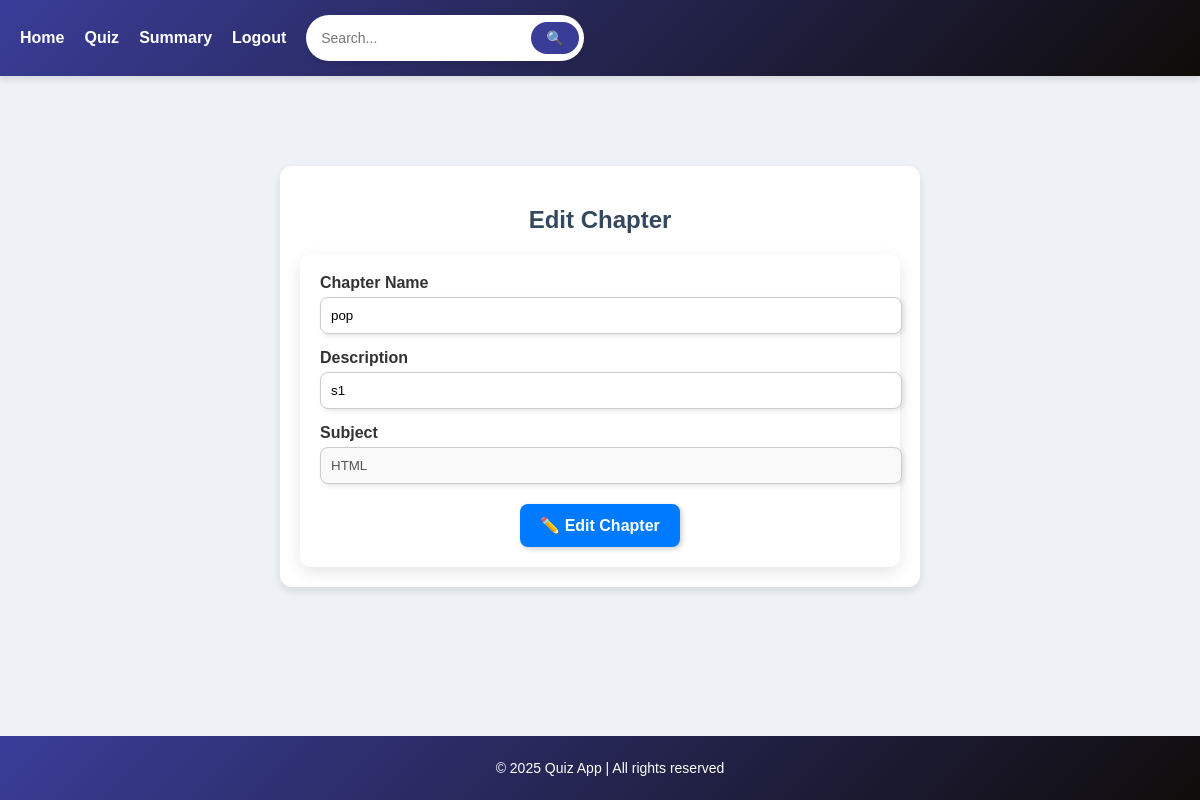
The app's page /edit_chapter/1, older data.
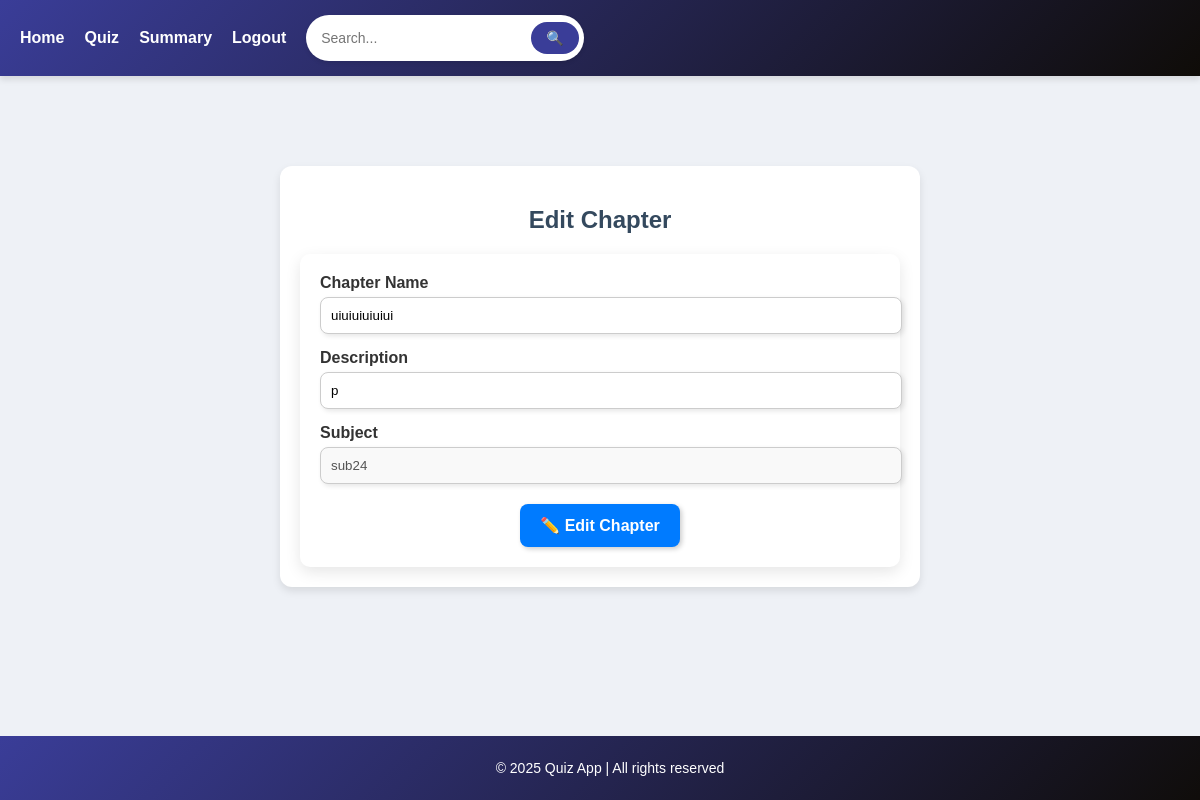
The same page, newer data.
### models.py (models this page shows)
class Chapter(db.Model):
    id = db.Column(db.Integer, primary_key = True)
    chapter_name = db.Column(db.String(80), nullable=False)
    description = db.Column(db.String(255), nullable=True)
    subject_id = db.Column(db.Integer, db.ForeignKey('subject.id'), nullable=False)
    subject = db.relationship('Subject', backref=db.backref('chapters', lazy=True))

class Subject(db.Model):
    id = db.Column(db.Integer, primary_key=True)
    subject_name = db.Column(db.String(80), nullable=False)
    description = db.Column(db.String(255), nullable=True)

### app.py (the view)
@app.route('/edit_chapter/<int:chapter_id>', methods=['GET', 'POST'])
def edit_chapter(chapter_id):
    chapter = Chapter.query.get_or_404(chapter_id)
    if request.method == 'POST':
        chapter.chapter_name = request.form['chapter_name']
        chapter.description = request.form['chapter_description']
        db.session.commit()
        return redirect(url_for('admin_dashboard'))
    return render_template('edit_chapter.html', chapter=chapter)

### templates/edit_chapter.html (shortened to what this page needs)
{% extends 'base.html' %}
{% block content %}
<div style="max-width: 600px; margin: 50px auto; background: #ffffff; padding: 20px; border-radius: 12px;
            box-shadow: 0 4px 8px rgba(0, 0, 0, 0.1); text-align: center;">
    <h2 style="color: #34495e; font-weight: bold;">Edit Chapter</h2>
    <form method="POST">
        <div style="margin-bottom: 15px; text-align: left;">
            <label style="font-weight: bold; display: block; margin-bottom: 5px;">Chapter Name</label>
            <input type="text" name="chapter_name" value="{{ chapter.chapter_name }}" required
                   style="width: 100%; padding: 10px; border: 1px solid #ccc; border-radius: 8px;
                          box-shadow: 2px 2px 5px rgba(0, 0, 0, 0.1);">
        </div>
        <div style="margin-bottom: 15px; text-align: left;">
            <label style="font-weight: bold; display: block; margin-bottom: 5px;">Description</label>
            <input type="text" name="chapter_description" value="{{ chapter.description }}"
                   style="width: 100%; padding: 10px; border: 1px solid #ccc; border-radius: 8px;
                          box-shadow: 2px 2px 5px rgba(0, 0, 0, 0.1);">
        </div>
        <div style="margin-bottom: 15px; text-align: left;">
            <label style="font-weight: bold; display: block; margin-bottom: 5px;">Subject</label>
            <input type="text" value="{{ chapter.subject.subject_name }}" disabled
                   style="width: 100%; padding: 10px; border: 1px solid #ccc; border-radius: 8px;
                          background: #f9f9f9; box-shadow: 2px 2px 5px rgba(0, 0, 0, 0.1);">
        </div>
        <div style="margin-top: 20px;">
            <button type="submit"
                    style="background: #007bff; color: white; border: none; padding: 12px 20px; border-radius: 8px;
                           cursor: pointer; box-shadow: 2px 2px 5px rgba(0, 0, 0, 0.2); font-size: 16px;">
                ✏️ Edit Chapter
            </button>
        </div>
    </form>
</div>
{% endblock %}

Row changes from the older to the newer data that the page shows:
removed Subject: subject.subject_name "HTML"
changed Chapter: chapter_name "pop" → "uiuiuiuiuiui"; chapter_description "s1" → "p"
added Subject: subject.subject_name "sub24"
